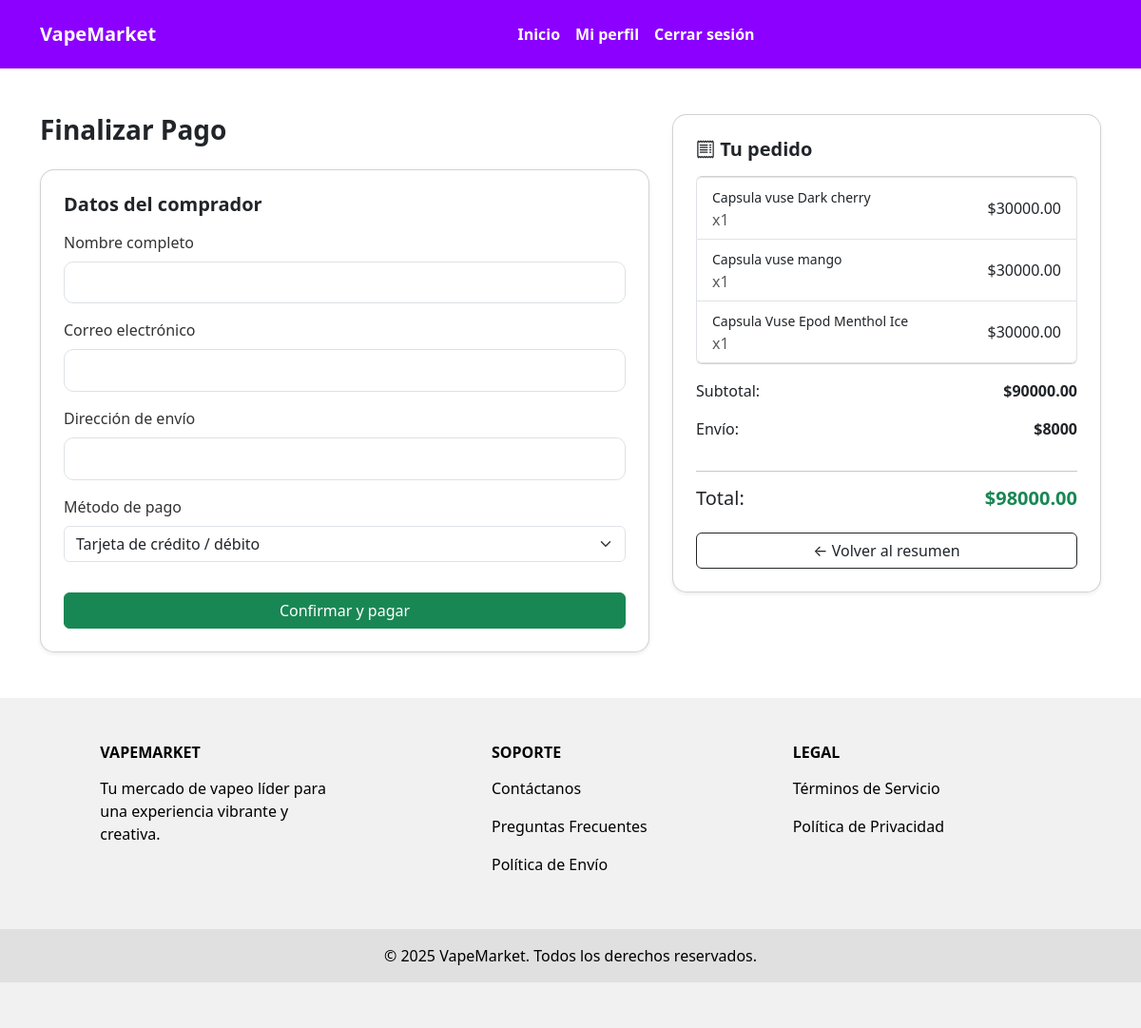
/pago/ (signed in), run on the app's committed database.
### productos/models.py (models this page shows, shortened)
class Carrito(models.Model):
    usuario = models.ForeignKey(settings.AUTH_USER_MODEL, on_delete=models.CASCADE)
    producto = models.ForeignKey(Producto, on_delete=models.CASCADE)
    cantidad = models.PositiveIntegerField(default=1)
    @property
    def subtotal(self):
        return self.cantidad * self.producto.precio

class Producto(models.Model):
    CATEGORIAS = [
        ('vapers', 'Vapers'),
        ('liquidos', 'Líquidos'),
        ('pods', 'Pods'),
    ]
    nombre = models.CharField(max_length=100)
    descripcion = models.TextField()
    precio = models.DecimalField(max_digits=10, decimal_places=2)
    stock = models.PositiveIntegerField()
    imagen = models.URLField()  # usamos URL porque las imágenes son de internet
    categoria = models.CharField(max_length=20, choices=CATEGORIAS, default='vapers')

### productos/views.py (the view)
# urls.py: path('pago/', views.pago, name='pago'),
@login_required
def pago(request):
    carrito_items = Carrito.objects.filter(usuario=request.user)
    subtotal = sum(item.subtotal for item in carrito_items)
    envio = 8000 if subtotal > 0 else 0
    total = subtotal + envio
    if request.method == "POST":
        carrito_items.delete()
        return render(request, 'productos/pago_exitoso.html', {'total': total})
    return render(request, 'productos/pago.html', {
        'carrito_items': carrito_items,
        'subtotal': subtotal,
        'envio': envio,
        'total': total
    })

### productos/templates/productos/pago.html (shortened to what this page needs)
{% extends 'base.html' %}
{% load static %}
{% block content %}
<div class="container py-5">
  <div class="row">
    <div class="col-lg-7">
      <h3 class="fw-bold mb-4">Finalizar Pago</h3>
      <form method="POST" action="{% url 'productos:pago_exitoso' %}" class="card shadow-sm p-4">
        <h5 class="fw-semibold mb-3">Datos del comprador</h5>
        <div class="mb-3">
          <label class="form-label">Nombre completo</label>
          <input type="text" class="form-control" name="nombre" required>
        </div>
        <div class="mb-3">
          <label class="form-label">Correo electrónico</label>
          <input type="email" class="form-control" name="email" required>
        </div>
        <div class="mb-3">
          <label class="form-label">Dirección de envío</label>
          <input type="text" class="form-control" name="direccion" required>
        </div>
        <div class="mb-3">
          <label class="form-label">Método de pago</label>
          <select class="form-select" name="metodo" required>
            <option value="tarjeta">Tarjeta de crédito / débito</option>
          </select>
        </div>
        <button type="submit" class="btn btn-success w-100 mt-3">
          Confirmar y pagar
        </button>
      </form>
    </div>
    <div class="col-lg-5 mt-4 mt-lg-0">
      <div class="card shadow-sm p-4">
        <h5 class="fw-bold mb-3">
          <i class="bi bi-receipt"></i> Tu pedido
        </h5>
        <ul class="list-group mb-3">
          {% for item in carrito_items %}
          <li class="list-group-item d-flex justify-content-between align-items-center">
            <div>
              <small>{{ item.producto.nombre }}</small><br>
              <span class="text-muted">x{{ item.cantidad }}</span>
            </div>
            <span>${{ item.subtotal }}</span>
          </li>
          {% endfor %}
        </ul>
        <p class="d-flex justify-content-between">
          <span>Subtotal:</span>
          <strong>${{ subtotal }}</strong>
        </p>
        <p class="d-flex justify-content-between">
          <span>Envío:</span>
          <strong>${{ envio }}</strong>
        </p>
        <hr>
        <h5 class="d-flex justify-content-between">
          <span>Total:</span>
          <span class="text-success fw-bold">${{ total }}</span>
        </h5>
        <a href="{% url 'productos:resumen_pedido' %}" class="btn btn-outline-dark w-100 mt-3">
          ← Volver al resumen
        </a>
      </div>
    </div>
  </div>
</div>
{% endblock %}

### static/css/home.css (style rules this page uses)
.card { border-radius: 15px; box-shadow: 0 4px 15px rgba(0, 0, 0, 0.1); overflow: hidden; }
.card label { color: #333; font-weight: 500; }
.card input.form-control { border-radius: 10px; padding: 10px; font-size: 0.95rem; }

### data on the page
Carrito: producto.nombre "Capsula vuse Dark cherry", cantidad "1", subtotal "30000.00"
Carrito: producto.nombre "Capsula vuse mango", cantidad "1", subtotal "30000.00"
Carrito: producto.nombre "Capsula Vuse Epod Menthol Ice", cantidad "1", subtotal "30000.00"

### other printed values
{{ subtotal }} "90000.00"
{{ envio }} "8000"
{{ total }} "98000.00"
